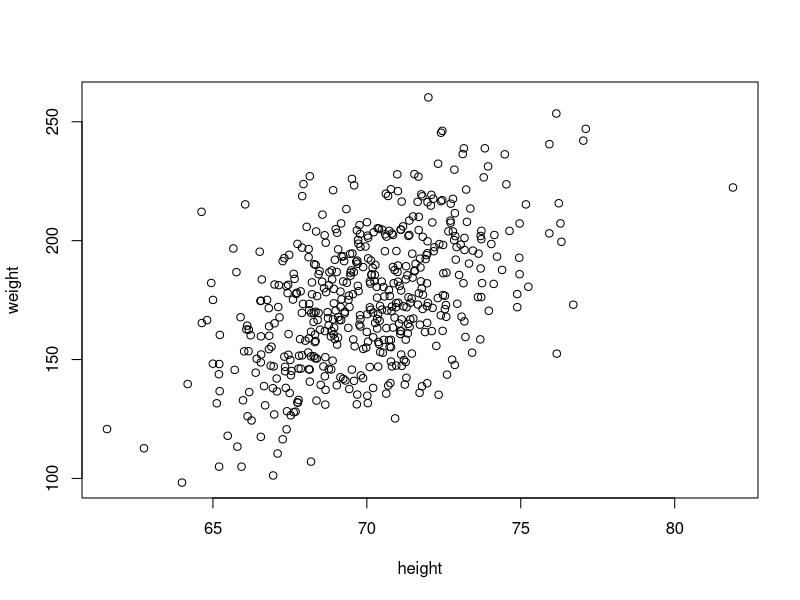
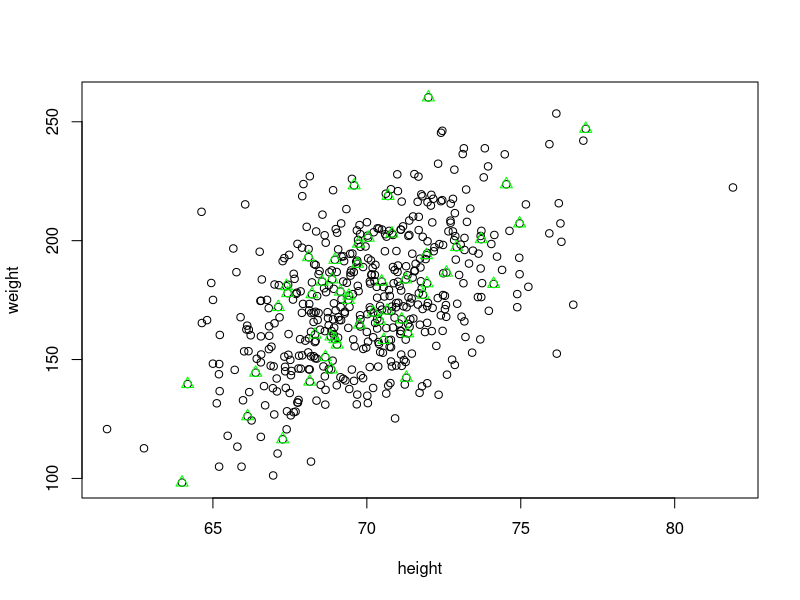
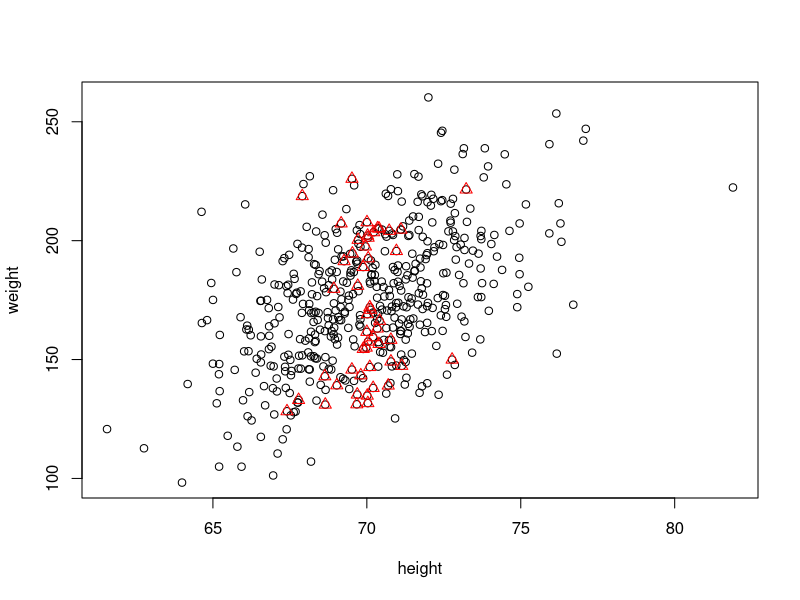

The R script that drew these images, in order:
pdf("images/chapter_6/population.pdf", width=3.5, height=3.5)
#label===BIASgbs1
set.seed(2023)
N = 500
height <- rnorm(N, 70, 2.6)
weight <- -194.49 + 5.30 * height + rnorm(N, 0, 23.26)
population <- data.frame(height=height, weight=weight)
plot(population)
#===end
dev.off()

pdf("images/chapter_6/representSample.pdf", width=3.5, height=3.5)
#label===BIASgbs2
plot(population)
n <- 50
idx <- sample(N, n)
rsample <- population[idx,]
points(rsample, col="green", pch=2, cex=1.2)
#===end
dev.off()

pdf("images/chapter_6/biasedSample.pdf", width=3.5, height=3.5)
#label===BIASgbs3
plot(population)
n <- 50
f = lm(weight ~ height)
w = abs(f$residuals) / abs(height-70)
idx <- sample(N, n, prob=w)
rsample <- population[idx,]
points(rsample, col="red", pch=2, cex=1.2)
#===end
dev.off()
